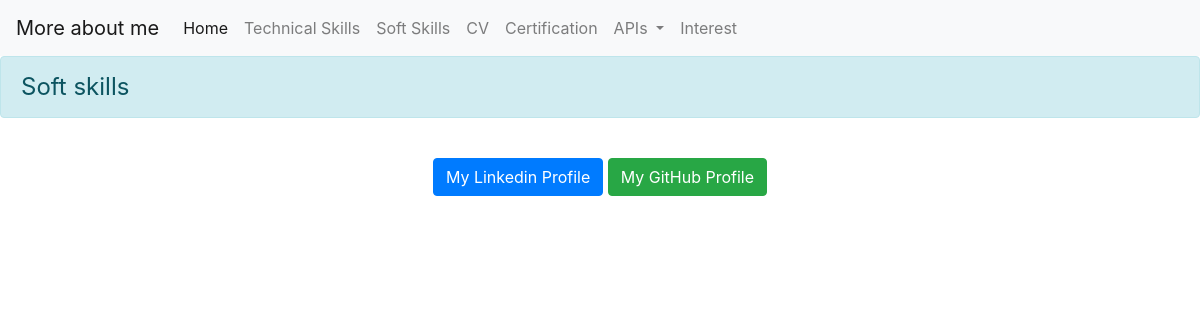
The app's page /softskills/, older data.
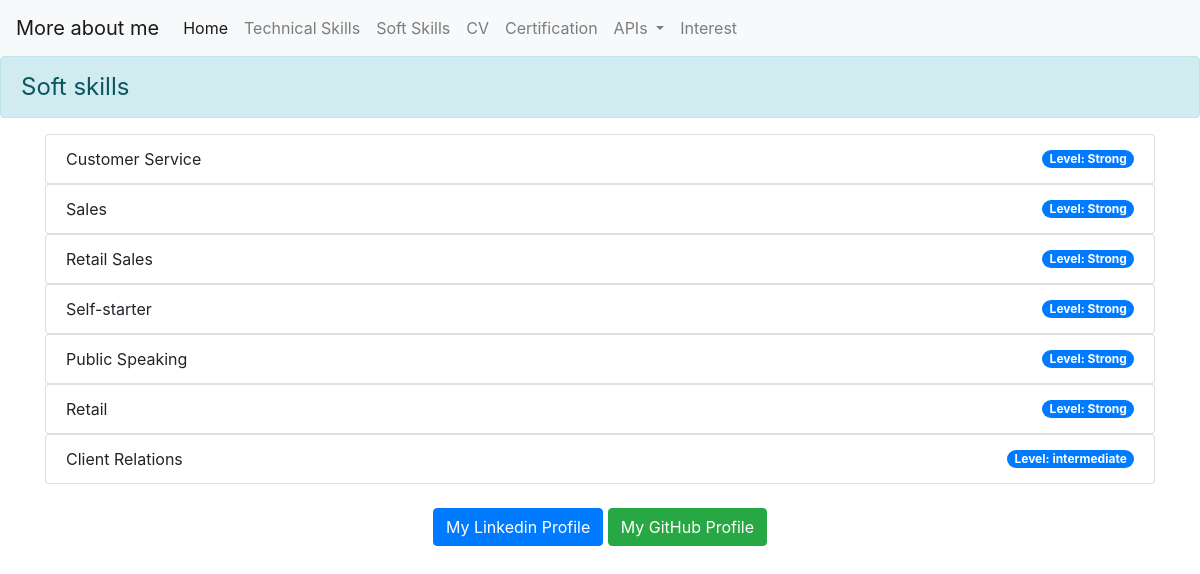
The same page, newer data.
### softskills/models.py (models this page shows, shortened)
class soft_skills(models.Model):
    title = models.CharField(max_length=100)
    level = models.IntegerField(validators=[MaxValueValidator(2), MinValueValidator(0)])
    def show(self):
        if (self.level==2):
            return "Strong"
        elif(self.level==1):
            return "intermediate"
        else:
            return "beginner"

### softskills/views.py (the view)
# urls.py: path('',views.Soft_skills),
def Soft_skills(request):
    skills= soft_skills.objects.all().order_by('level').reverse()
    return render (request, 'softskills/softskills.html',{"soft_skills":skills})

### softskills/templates/softskills/softskills.html
{% extends 'base_layer.html' %}
{% block content %}
<body>
    <div class="alert alert-info" role="alert" style="font-size:x-large;">
        Soft skills
    </div>
    <div class="container marketing">
    <div class="soft_skills">
        <ul class="list-group">
        {% for skills in soft_skills %}
            <div class="skills">
                <li class="list-group-item d-flex justify-content-between align-items-center"></lili>
                {{skills.title}}
                <span class="badge badge-primary badge-pill">Level: {{skills.show}}</span>
                </li>
            </div>
        {% endfor %}
        </ul>
    </div>
    </div>
</body>
{% endblock %}

Row changes from the older to the newer data that the page shows:
added soft_skills: title "Customer Service", show "Strong"
added soft_skills: title "Sales", show "Strong"
added soft_skills: title "Retail Sales", show "Strong"
added soft_skills: title "Self-starter", show "Strong"
added soft_skills: title "Public Speaking", show "Strong"
added soft_skills: title "Retail", show "Strong"
added soft_skills: title "Client Relations", show "intermediate"
